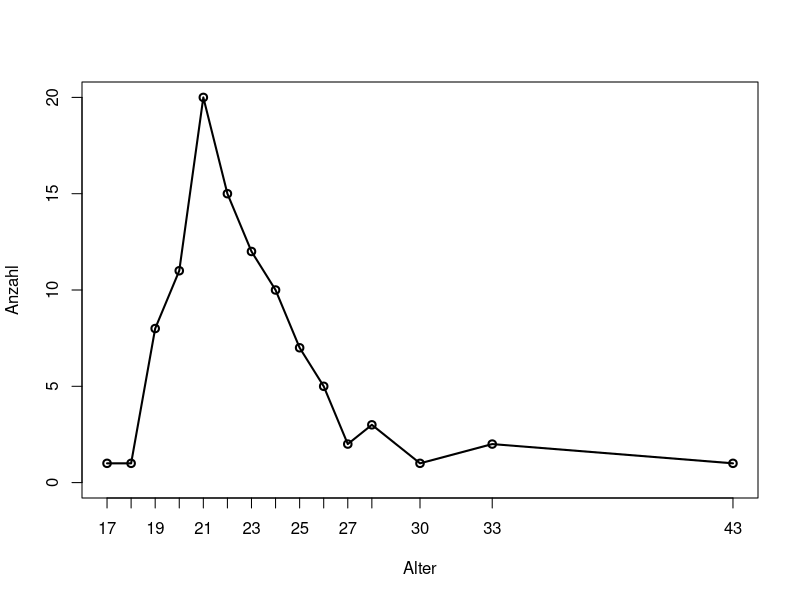

Here is the R script that generated this plot: (Note: this script raises an error after producing the figure.)
## ---- chunk 1
library(ggplot2)
x <- read.table("data/dataset.csv", header=TRUE, sep=";")
## ---- chunk 2
min(x$I_age)
max(x$I_age)
mean(x$I_age)
## ---- chunk 3
#library(stringr)
#plot(str_replace_all(x$Frage..., fixed("Fragebogen "), ""),x$I_age,xlab="FragebogenNr.",ylab="Alter")
plot(table(x$I_age),type = "o",ylab="Anzahl", xlab = "Alter")
## ---- chunk 4
barplot(summary(x$I_country), main="Herkunftsland",
   ylab="Anzahl", cex.names=0.9, las=2)
## ---- chunk 5
table(levels(x$I_country),tabulate(x$I_country))
## ---- chunk 6
barplot(summary(x$I_living_place), main="Wohnort",
   ylab="Anzahl", cex.names=0.9, las=2)
## ---- chunk 7
#table(levels(x$I_living_place),tabulate(x$I_living_place))
par(mar = c(10,10,4,2) + 0.1)
barplot(table(x$I_age),type = "o", cex.names =  2,cex.axis = 1.5,ylab="Häufigkeit", xlab = "Alter", col = "blue", cex.lab = 3)
## ---- chunk 8
#pie(table(x$I_sex),main = "Geschlecht", labels = c("M","W"), #col=c("lightblue","yellow"))

lblsS <- c("Männlich","Weiblich")
pctS <- round(table(x$I_sex)/sum(table(x$I_sex))*100)
lblsS <- paste(lblsS, pctS) # add percents to labels
lblsS <- paste(lblsS,"%",sep="") # ad % to labels
pie(table(x$I_sex),labels = lblsS, cex=4,cex.main=4, col=c("blue","red"), main = "Geschlecht")
## ---- chunk 9
land = c(80,13,7)

lblsL <- c("Österreich","Deutschland", "Sonstige")
pctL <- round(land/sum(land)*100)
lblsL <- paste(lblsL, pctL) # add percents to labels
lblsL <- paste(lblsL,"%",sep="") # ad % to labels
pie(land,labels = lblsL, cex=3,cex.main=4, col=c("darkorange","blue", "yellow"), main = "Herkunftsland")
